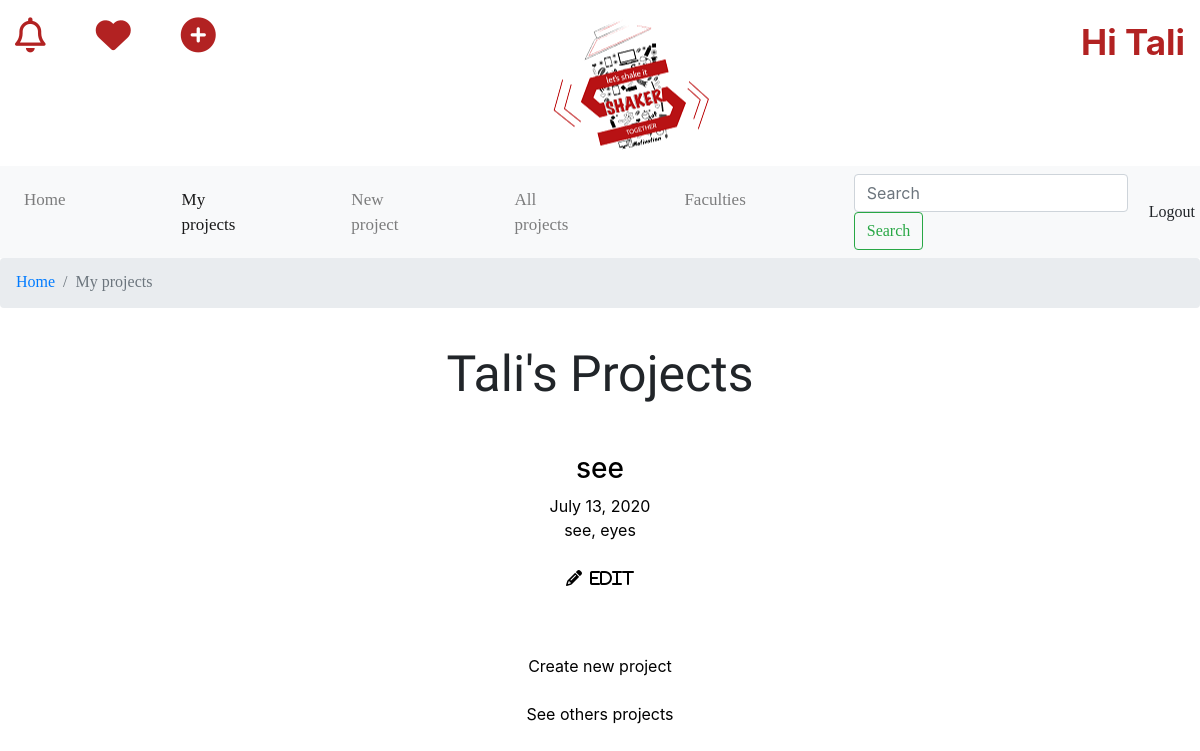
The app's page /myprojects/ (signed in), older data.
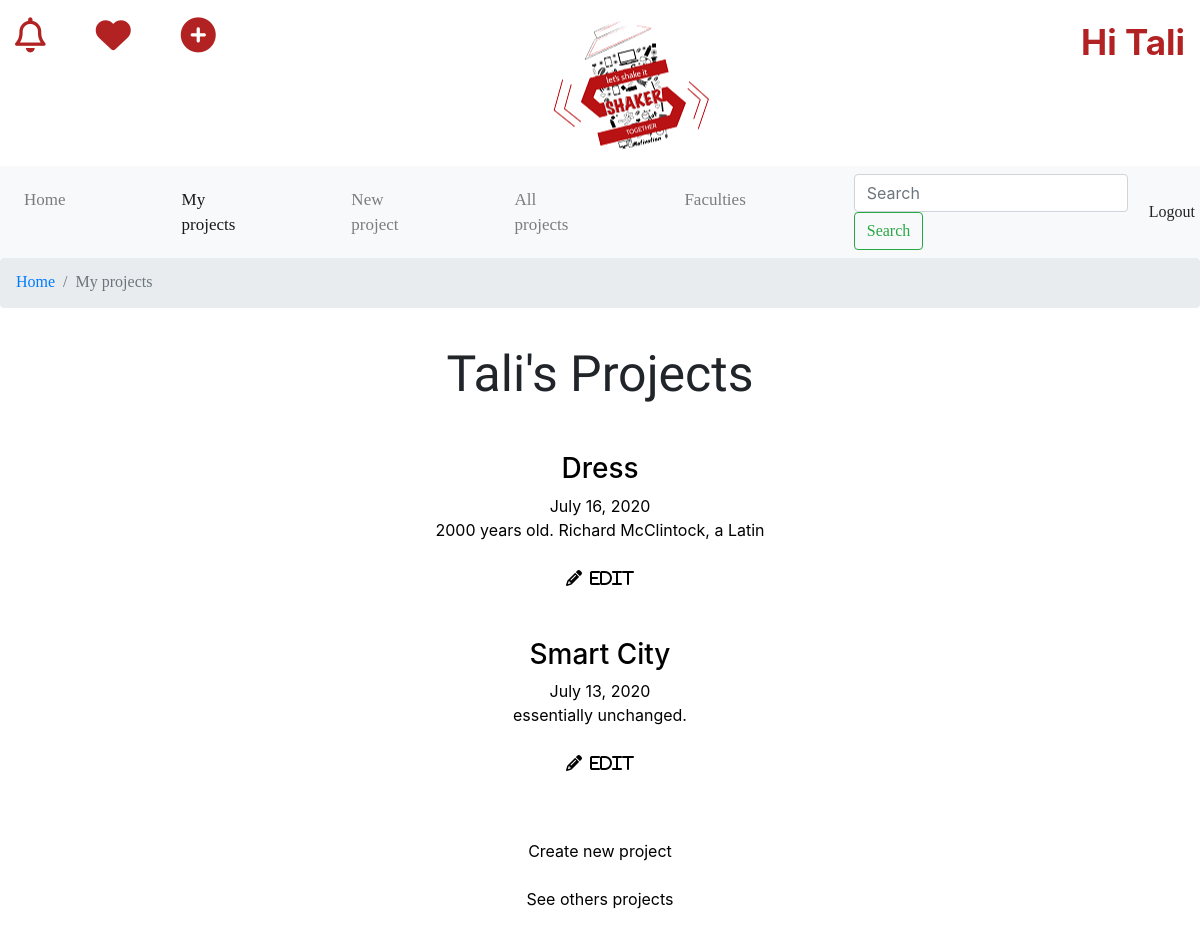
The same page, newer data.
### projects/models.py (models this page shows)
class Project(models.Model):
    user_id = models.ForeignKey(User, on_delete=models.CASCADE) #relationship 1:n (user:todos)
    dateCreated = models.DateField(auto_now_add=True) #automatic
    fullName = models.CharField(max_length=70)
    email = models.EmailField(max_length=254)
    phone = models.CharField(max_length=10)
    projectName = models.CharField(max_length=70)
    keyWord = models.CharField(max_length=70)
    description = models.TextField(blank=True)
    imgUrl = models.FileField(upload_to='proj')
    fasion = models.BooleanField(default=False) #true or false
    art = models.BooleanField(default=False) #true or false
    chemical = models.BooleanField(default=False) #true or false
    jewellery = models.BooleanField(default=False) #true or false
    graphic = models.BooleanField(default=False) #true or false
    electronic = models.BooleanField(default=False) #true or false
    software = models.BooleanField(default=False) #true or false
    industrial = models.BooleanField(default=False) #true or false
    Textil  = models.BooleanField(default=False) #true or false

### projects/views.py (the view)
# urls.py: path('myprojects/',views.myprojects, name="my-projects"),
@login_required
def myprojects(request):
    projects = Project.objects.filter(user_id=request.user).order_by('-dateCreated')
    return render(request, 'projects/myprojects.html', {'allprojects': projects})

### projects/templates/projects/myprojects.html (shortened to what this page needs)
{% load static %}
<!DOCTYPE html>
<html lang="en">
<head>
  <link rel ="stylesheet" href="{% static 'projects/css/style.css' %}">
  <link rel="stylesheet" href="https://stackpath.bootstrapcdn.com/bootstrap/4.5.0/css/bootstrap.min.css">
</head>
<body>
  <header>
    <a href="/homepage" id="logo" ></a>
      <ul class="headerIcons">
        <li><a href="#" class="far fa-bell"></a>
          <a href="#" class="fas fa-heart"></a>
        <a href="/createNewProject" class="fas fa-plus-circle"></a></li>
      </ul>
    {% if user.is_authenticated %}
    <div class="greeting">
      <span><b>Hi {{user.username}}</b></span>
    </div>
    {% else %}
      <a href="/Login">Login</a>
      <a href="/register">Register</a>
    {% endif %}
  </header>
  <nav class="navbar navbar-expand-lg navbar-light bg-light">
    <div class="collapse navbar-collapse" id="navbarSupportedContent">
      <ul class="navbar-nav mr-auto">
        <li class="nav-item">
          <a class="nav-link" href="/homepage">Home</a>
        </li>
        <li class="nav-item active">
          <a class="nav-link" href="/myprojects">My projects<span class="sr-only">(current)</span></a>
        </li>
        <li class="nav-item">
          <a class="nav-link" href="/createNewProject">New project </a>
        </li>
        <li class="nav-item">
          <a class="nav-link" href="/allprojects">All projects</a>
        </li>
        <li class="nav-item">
          <a class="nav-link" href="/allfaculties">Faculties</a>
        </li>
      </ul>
      <form class="form-inline my-2 my-lg-0">
        <input class="form-control mr-sm-2" type="search" placeholder="Search" aria-label="Search">
        <button class="btn btn-outline-success my-2 my-sm-0" type="submit">Search</button>
      </form>
      <form action="{% url 'logoutuser' %}" method="POST">
          <button class="btn btn-light logoutButton" type='submit'>Logout</button>
      </form>
    </div>
  </nav>
  <div class="breadc">
    <nav aria-label="breadcrumb">
      <ol class="breadcrumb">
        <li class="breadcrumb-item"><a href="/homepage">Home</a></li>
        <li class="breadcrumb-item active" aria-current="page">My projects</li>
      </ol>
    </nav>
  </div>
  {% if user.is_authenticated %}
    <div class="project-container">
      <h1>{{user.username}}'s Projects</h1>
      <br><br>
      <ul>
        <ol>
          {% for project in allprojects %}
            <li>
              <a href="/project/{{ project.id }}/about"><h3>{{project.projectName}}</h3>
                {{project.dateCreated}}<br>
                {% if project.description %} {{project.description}} {% endif %}</a>
                {% if project.user_id_id == user.id %}
                  <br><a href="/project/{{ project.id }}" class="fas fa-pencil-alt">&nbsp;&nbsp;Edit</a>
                {% endif %}
            </li>
            <br><br>
          {% endfor %}
        </ol>
      </ul>
      <a href="/createNewProject">Create new project</a><br>
      <a href="/allprojects">See others projects</a>
      <br><br>
    </div>
  {% endif %}
</body>
</html>

Row changes from the older to the newer data that the page shows:
added Project: projectName "Dress", dateCreated "July 16, 2020", description "2000 years old. Richard McClintock, a Latin"
changed Project: projectName "see" → "Smart City"; description "see, eyes" → "essentially unchanged."
